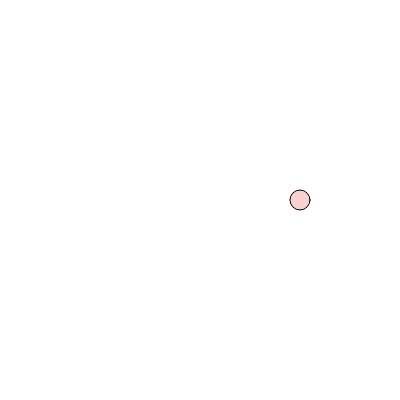
Frame 1 (no input)
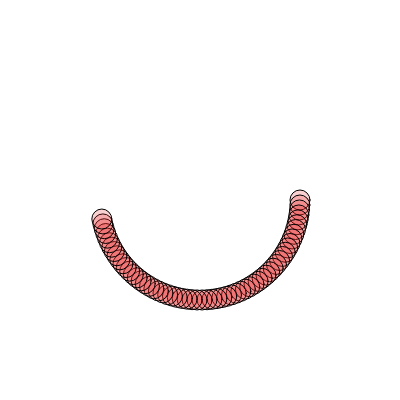
Frame 60 (no input)
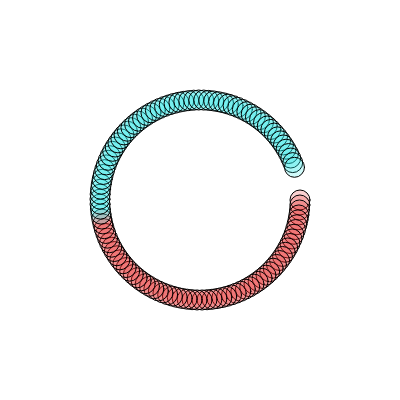
Frame 120 (the mouse pressed at the canvas centre since frame 60)

The p5.js sketch that drew these frames (run headless with seeded random() and noise() and a simulated clock; from frame 60 on, the mouse is pressed at the canvas centre):

// p5.js sketch
// ── sketch.js
// polar coordinate reference: https://www.desmos.com/

let theta = 0 ; //angle 0 in radians

function setup(){
  createCanvas(400,400);
  background(255);
  colorMode(HSB,360,100,100,100);
}

function draw(){
  //noStroke();  
  
  
  // x = radius * cosine(angle)
  // y = radius * sine(angle)
  let x = 100 * cos(theta);
  let y = 100 * sin(theta);
  let h = map(mouseX,0,width,0,360); 
  
  fill(h,90,90,20);
  ellipse(x+width/2,y+height/2,20,20);
  
  
  theta+=0.05;
}
